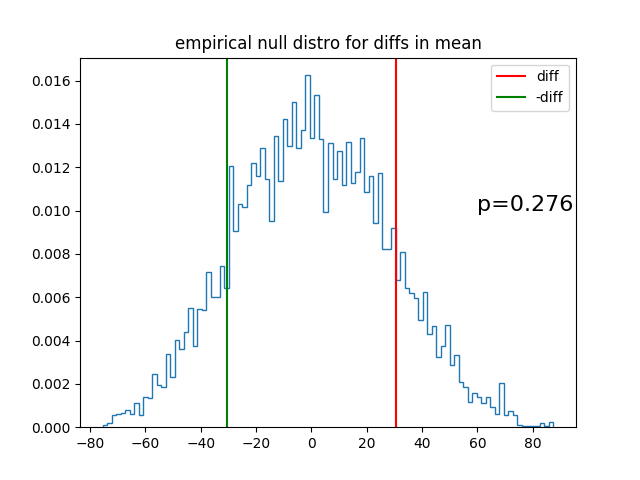

Recreate this plot in Python.
"""Permutation-resampling is a form of simualation-based statistical calc, 
and is often used to eval the p-value for the diff between 2 groups, under 
the null hyp that the groups are invariant under label permut. 
"""
import numpy as np
import numpy.random as npr
import pylab

def permut_res(case,control,num_samples,statistic):
    #Ret p-value that stat for case is diff drom stat for control
    obs_diff=abs(statistic(case)-statistic(control))
    num_case=len(case)
    combi=np.concatenate([case,control])
    diffs=[]
    for i in range(num_samples):
        xs=npr.permutation(combi)
        diff=np.mean(xs[:num_case])-np.mean(xs[num_case:])
        diffs.append(diff)
    pval=(np.sum(diffs>obs_diff)+np.sum(diffs<-obs_diff))/float(num_samples)
    return pval,obs_diff,diffs

if __name__=='__main__':
    #making up some data
    case=[94,38,23,197,99,16,141]
    control=[52,10,40,104,51,27,146,30,46]
    #find p-value by permut-resampling
    pval,obs_diff,diffs=permut_res(case,control,10000,np.mean)
    #plotting
    pylab.title('empirical null distro for diffs in mean')
    pylab.hist(diffs,bins=100,histtype='step',normed=True)
    pylab.axvline(obs_diff,c='red',label='diff')
    pylab.axvline(-obs_diff,c='green',label='-diff')
    pylab.text(60,0.01,'p=%.3f'%pval,fontsize=16)
    pylab.legend()
    pylab.savefig('permut-res.png')
    
